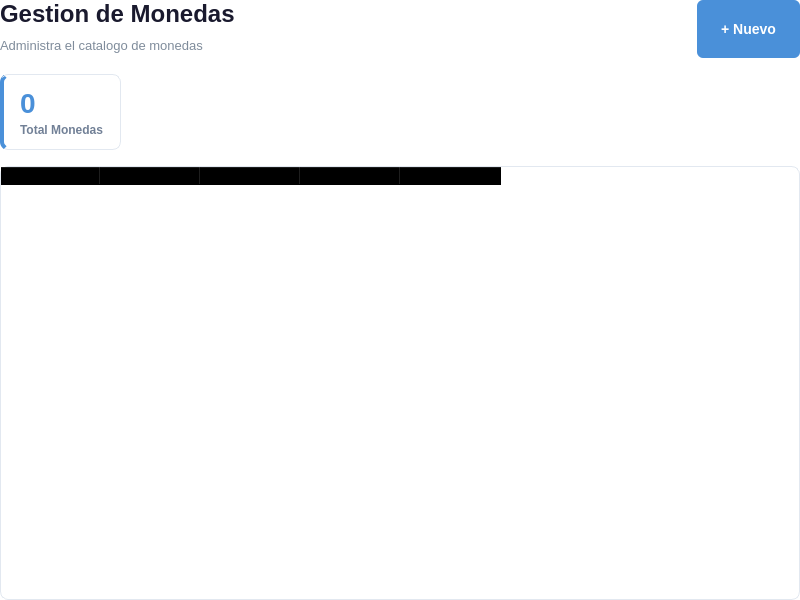
<?xml version="1.0" encoding="UTF-8"?>
<ui version="4.0">
 <class>MonedasList</class>
 <widget class="QWidget" name="MonedasList">
  <property name="geometry">
   <rect><x>0</x><y>0</y><width>800</width><height>600</height></rect>
  </property>
  <property name="styleSheet">
   <string notr="true">
QWidget { background-color: transparent; }
QLabel#listTitle { font-size: 24px; font-weight: bold; color: #1a1a2e; }
QLabel#listSubtitle { font-size: 13px; color: #7f8c9b; }
QPushButton#btnNuevo { background-color: #4a90d9; color: white; border: none; border-radius: 6px; font-size: 14px; font-weight: 600; padding: 10px 24px; min-height: 38px; }
QPushButton#btnNuevo:hover { background-color: #3a7bc8; }
QPushButton#btnNuevo:pressed { background-color: #2a6bb8; }
QFrame#cardTotal { background-color: white; border: 1px solid #e2e8f0; border-radius: 8px; border-left: 4px solid #4a90d9; }
QLabel#statValue { font-size: 28px; font-weight: bold; color: #4a90d9; }
QLabel#statLabel { font-size: 12px; color: #718096; font-weight: 500; }
QTableWidget#tablaCatalogo { background-color: white; border: 1px solid #e2e8f0; border-radius: 8px; gridline-color: #f0f2f5; font-size: 13px; }
QTableWidget#tablaCatalogo QHeaderView::section { background-color: #f7fafc; color: #2d3748; font-weight: bold; font-size: 13px; padding: 10px 8px; border: none; border-bottom: 2px solid #e2e8f0; border-right: 1px solid #f0f2f5; }
QTableWidget#tablaCatalogo QHeaderView::section:last { border-right: none; }
QTableWidget#tablaCatalogo::item { padding: 10px 8px; color: #2d3748; border-bottom: 1px solid #f0f2f5; }
QTableWidget#tablaCatalogo::item:selected { background-color: #ebf8ff; color: #2c5282; }
QTableWidget#tablaCatalogo::item:hover { background-color: #f7fafc; }
   </string>
  </property>
  <layout class="QVBoxLayout" name="mainLayout">
   <property name="leftMargin"><number>0</number></property>
   <property name="topMargin"><number>0</number></property>
   <property name="rightMargin"><number>0</number></property>
   <property name="bottomMargin"><number>0</number></property>
   <property name="spacing"><number>16</number></property>
   <item>
    <layout class="QHBoxLayout" name="headerLayout">
     <item>
      <layout class="QVBoxLayout" name="titleLayout">
       <property name="spacing"><number>4</number></property>
       <item><widget class="QLabel" name="listTitle"><property name="text"><string>Gestion de Monedas</string></property></widget></item>
       <item><widget class="QLabel" name="listSubtitle"><property name="text"><string>Administra el catalogo de monedas</string></property></widget></item>
      </layout>
     </item>
     <item><spacer name="headerSpacer"><property name="orientation"><enum>Qt::Horizontal</enum></property><property name="sizeHint" stdset="0"><size><width>40</width><height>20</height></size></property></spacer></item>
     <item><widget class="QPushButton" name="btnNuevo"><property name="text"><string>+ Nuevo</string></property><property name="cursor"><cursorShape>PointingHandCursor</cursorShape></property></widget></item>
    </layout>
   </item>
   <item>
    <layout class="QHBoxLayout" name="statsLayout">
     <property name="spacing"><number>16</number></property>
     <item>
      <widget class="QFrame" name="cardTotal">
       <property name="maximumSize"><size><width>16777215</width><height>80</height></size></property>
       <layout class="QVBoxLayout" name="cardTotalLayout">
        <property name="leftMargin"><number>16</number></property><property name="topMargin"><number>12</number></property><property name="rightMargin"><number>16</number></property><property name="bottomMargin"><number>12</number></property><property name="spacing"><number>4</number></property>
        <item><widget class="QLabel" name="statValue"><property name="text"><string>0</string></property></widget></item>
        <item><widget class="QLabel" name="statLabel"><property name="text"><string>Total Monedas</string></property></widget></item>
       </layout>
      </widget>
     </item>
     <item><spacer name="statsSpacer"><property name="orientation"><enum>Qt::Horizontal</enum></property><property name="sizeHint" stdset="0"><size><width>40</width><height>20</height></size></property></spacer></item>
    </layout>
   </item>
   <item>
    <widget class="QTableWidget" name="tablaCatalogo">
     <property name="editTriggers"><set>QAbstractItemView::NoEditTriggers</set></property>
     <property name="selectionMode"><enum>QAbstractItemView::SingleSelection</enum></property>
     <property name="selectionBehavior"><enum>QAbstractItemView::SelectRows</enum></property>
     <property name="showGrid"><bool>true</bool></property>
     <property name="columnCount"><number>5</number></property>
     <column><property name="text"><string>ID</string></property></column>
     <column><property name="text"><string>Codigo</string></property></column>
     <column><property name="text"><string>Nombre</string></property></column>
     <column><property name="text"><string>Simbolo</string></property></column>
     <column><property name="text"><string>Acciones</string></property></column>
    </widget>
   </item>
  </layout>
 </widget>
 <resources/>
 <connections/>
</ui>
